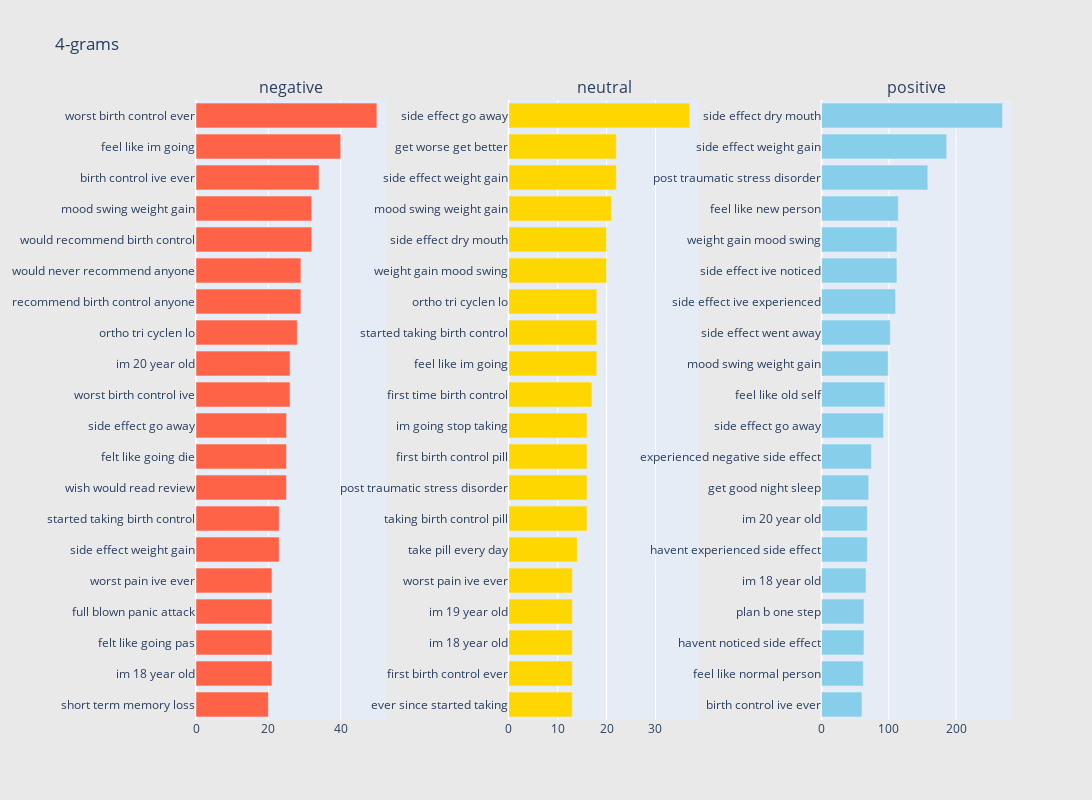

Notebook code for this chart:
### Code cell
fig = tools.make_subplots(rows=1, cols=3, vertical_spacing=0.04,horizontal_spacing=0.15,
                          subplot_titles=["negative", 
                                          "neutral",
                                          "positive"])
fig.append_trace(trace1, 1, 1)
fig.append_trace(trace2, 1, 2)
fig.append_trace(trace3, 1, 3)
fig['layout'].update(height=800, width=1500, paper_bgcolor='rgb(233,233,233)', title="4-grams")
fig.show()

### Figure 1 — Plotly figure (JSON) as saved in the notebook; plotly's stock layout.template omitted (floating-point values rounded to 4 significant figures)
{"data": [{"marker": {"color": "tomato"}, "orientation": "h", "showlegend": false, "type": "bar", "x": [20, 21, 21, 21, 21, 23, 23, 25, 25, 25, 26, 26, 28, 29, 29, 32, 32, 34, 40, 50], "xaxis": "x", "y": ["short term memory loss", "im 18 year old", "felt like going pas", "full blown panic attack", "worst pain ive ever", "side effect weight gain", "started taking birth control", "wish would read review", "felt like going die", "side effect go away", "worst birth control ive", "im 20 year old", "ortho tri cyclen lo", "recommend birth control anyone", "would never recommend anyone", "would recommend birth control", "mood swing weight gain", "birth control ive ever", "feel like im going", "worst birth control ever"], "yaxis": "y"}, {"marker": {"color": "gold"}, "orientation": "h", "showlegend": false, "type": "bar", "x": [13, 13, 13, 13, 13, 14, 16, 16, 16, 16, 17, 18, 18, 18, 20, 20, 21, 22, 22, 37], "xaxis": "x2", "y": ["ever since started taking", "first birth control ever", "im 18 year old", "im 19 year old", "worst pain ive ever", "take pill every day", "taking birth control pill", "post traumatic stress disorder", "first birth control pill", "im going stop taking", "first time birth control", "feel like im going", "started taking birth control", "ortho tri cyclen lo", "weight gain mood swing", "side effect dry mouth", "mood swing weight gain", "side effect weight gain", "get worse get better", "side effect go away"], "yaxis": "y2"}, {"marker": {"color": "skyblue"}, "orientation": "h", "showlegend": false, "type": "bar", "x": [60, 62, 63, 63, 66, 68, 68, 70, 74, 92, 94, 99, 102, 110, 112, 112, 114, 158, 186, 269], "xaxis": "x3", "y": ["birth control ive ever", "feel like normal person", "havent noticed side effect", "plan b one step", "im 18 year old", "havent experienced side effect", "im 20 year old", "get good night sleep", "experienced negative side effect", "side effect go away", "feel like old self", "mood swing weight gain", "side effect went away", "side effect ive experienced", "side effect ive noticed", "weight gain mood swing", "feel like new person", "post traumatic stress disorder", "side effect weight gain", "side effect dry mouth"], "yaxis": "y3"}], "layout": {"annotations": [{"font": {"size": 16}, "showarrow": false, "text": "negative", "x": 0.1167, "xanchor": "center", "xref": "paper", "y": 1, "yanchor": "bottom", "yref": "paper"}, {"font": {"size": 16}, "showarrow": false, "text": "neutral", "x": 0.5, "xanchor": "center", "xref": "paper", "y": 1, "yanchor": "bottom", "yref": "paper"}, {"font": {"size": 16}, "showarrow": false, "text": "positive", "x": 0.8833, "xanchor": "center", "xref": "paper", "y": 1, "yanchor": "bottom", "yref": "paper"}], "height": 800, "paper_bgcolor": "rgb(233,233,233)", "title": {"text": "4-grams"}, "width": 1500, "xaxis": {"anchor": "y", "domain": [0, 0.2333]}, "xaxis2": {"anchor": "y2", "domain": [0.3833, 0.6167]}, "xaxis3": {"anchor": "y3", "domain": [0.7667, 1.0]}, "yaxis": {"anchor": "x", "domain": [0, 1]}, "yaxis2": {"anchor": "x2", "domain": [0, 1]}, "yaxis3": {"anchor": "x3", "domain": [0, 1]}}}
